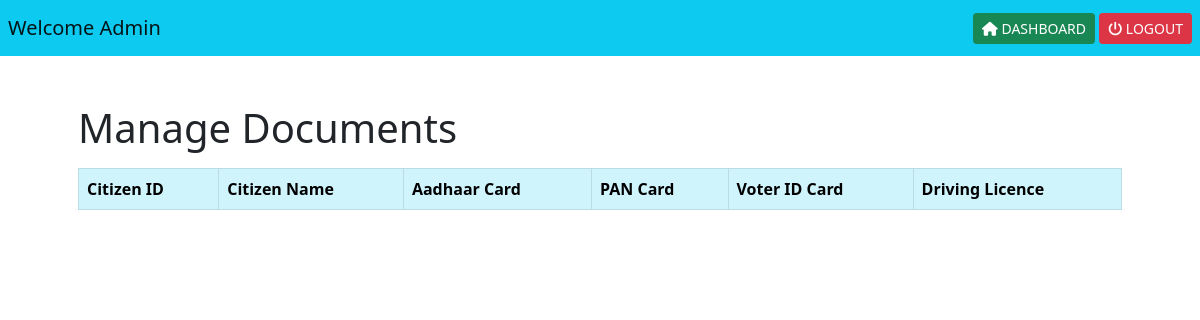
Page /admin/manage-doc on the earlier database version.
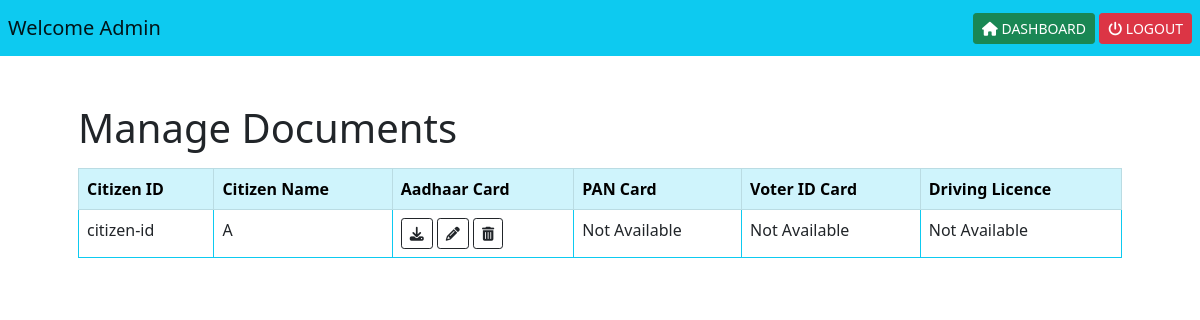
Same page on the later database version.
### tables this page shows
CREATE TABLE citizen (citizen_id TEXT (10) PRIMARY KEY UNIQUE NOT NULL, name TEXT (30) NOT NULL, email TEXT (30) NOT NULL, contact TEXT (10) NOT NULL, address TEXT (100) NOT NULL, dob DATE NOT NULL, gender TEXT (20) NOT NULL, image BLOB, aadhaar_id BLOB, pan_id BLOB, voter_id BLOB, driving_id BLOB, password TEXT (30), aadhaar_key TEXT (20), pan_key TEXT (20), voter_key TEXT (20), driving_key TEXT (20));

### app.py (the view)
@app.route('/admin/manage-doc')
def manageDoc():
    doc_list = getDocDetails()
    return render_template("admin-manage-doc.html", doc_list=doc_list)

### Python/admin_manageDoc.py (called while the page is built)
def getDocDetails():
    try:
        conn = sql.connect("database/pocket-certificate-db.db")
        print("Conection made with the database")
        conn.row_factory = sql.Row
        curr = conn.cursor()
        print("Cursor created")
        query = "SELECT citizen_id,name,aadhaar_id,pan_id,voter_id,driving_id FROM citizen"
        curr.execute(query)
        row = curr.fetchall()
        return row
    except Exception as e:
        print("ERROR : ",e)
        return "Error in fetching citizen details"
    finally:
        curr.close()
        conn.close()

### templates/admin-manage-doc.html (shortened to what this page needs)
{% extends "layout.html" %}  {% block content %}
<nav class="navbar navbar-light bg-info p-2">
  <a href="#" class="navbar-brand">Welcome Admin</a>
  <div class="float-end">
    <a href="/admin/dashboard" class="btn btn-sm btn-success" role="button"
      ><i class="fas fa-home"></i> DASHBOARD</a
    >
    <a href="#" class="btn btn-sm btn-danger" role="button"
      ><i class="fas fa-power-off"></i> LOGOUT</a
    >
  </div>
</nav>
<div class="container p-5">
  <h1 class="pb-2">Manage Documents</h1>
  <table class="table table-hover table-bordered border-info">
    <thead class="table-info">
      <tr>
        <td><strong>Citizen ID</strong></td>
        <td><strong>Citizen Name</strong></td>
        <td><strong>Aadhaar Card</strong></td>
        <td><strong>PAN Card</strong></td>
        <td><strong>Voter ID Card</strong></td>
        <td><strong>Driving Licence</strong></td>
      </tr>
    </thead>
    <tbody>
      {% for doc in doc_list %}
      <tr>
        <td>{{ doc["citizen_id"] }}</td>
        <td>{{ doc["name"] }}</td>
        <td>
          {% if doc["aadhaar_id"]==None %} Not Available {% else %}
          <a href="/downloads/aadhaar_id/{{doc['citizen_id']}}" class="btn btn-sm btn-outline-dark"
            ><i class="fas fa-download"></i
          ></a>
          <a href="#" class="btn btn-sm btn-outline-dark"
            ><i class="fas fa-pencil-alt"></i
          ></a>
          <a href="#" class="btn btn-sm btn-outline-dark"
            ><i class="fas fa-trash-alt"></i
          ></a>
          {% endif %}
        </td>
        <td>
          {% if doc["pan_id"]==None %} Not Available {% endif %}
        </td>
        <td>
          {% if doc["voter_id"]==None %} Not Available {% endif %}
        </td>
        <td>
          {% if doc["driving_id"]==None %} Not Available {% endif %}
        </td>
      </tr>
      {% endfor %}
    </tbody>
  </table>
</div>
{% endblock %}

Differences in the rows shown:
added citizen: citizen_id "citizen-id", name "A"
